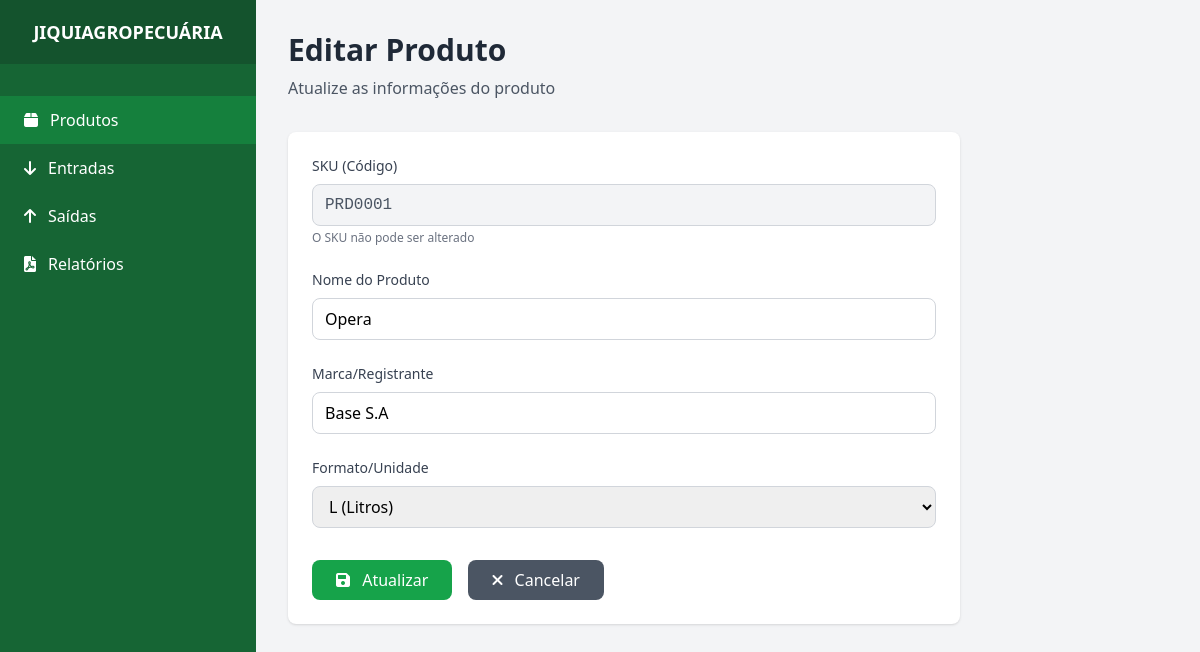
The page /produtos/1/editar on the database its author committed.
### models.py (models this page shows, shortened)
class Produto(db.Model):
    id = db.Column(db.Integer, primary_key=True)
    sku = db.Column(db.String(20), unique=True, nullable=False)
    nome = db.Column(db.String(100), nullable=False)
    marca = db.Column(db.String(100), nullable=False)
    formato = db.Column(db.String(20), nullable=False)  # L, mg, ml, etc
    created_at = db.Column(db.DateTime, default=datetime.utcnow)
    entradas = db.relationship('Entrada', backref='produto', lazy=True)
    saidas = db.relationship('Saida', backref='produto', lazy=True)

### app.py (the view, shortened to what this page needs)
@app.route('/produtos/<int:id>/editar', methods=['GET', 'POST'])
def editar_produto(id):
    produto = Produto.query.get_or_404(id)
    return render_template('produto_form.html', produto=produto)

### templates/produto_form.html (shortened to what this page needs)
{% extends "base.html" %}
{% block content %}
<div class="mb-8">
    <h2 class="text-3xl font-bold text-gray-800 mb-2">
        {% if produto %}Editar Produto{% else %}Novo Produto{% endif %}
    </h2>
    <p class="text-gray-600">{% if produto %}Atualize as informações do produto{% else %}Cadastre um novo produto{% endif %}</p>
</div>
<div class="max-w-2xl">
    <div class="bg-white rounded-lg shadow p-6">
        <form method="POST">
            <div class="grid grid-cols-1 gap-6">
                {% if produto %}
                <div>
                    <label class="block text-sm font-medium text-gray-700 mb-2">SKU (Código)</label>
                    <input type="text" value="{{ produto.sku }}" readonly
                           class="w-full px-3 py-2 border border-gray-300 rounded-lg bg-gray-100 text-gray-600 font-mono"
                           placeholder="Será gerado automaticamente">
                    <p class="text-xs text-gray-500 mt-1">O SKU não pode ser alterado</p>
                </div>
                {% endif %}
                <div>
                    <label for="nome" class="block text-sm font-medium text-gray-700 mb-2">Nome do Produto</label>
                    <input type="text" id="nome" name="nome" required
                           value="{{ produto.nome if produto else '' }}"
                           class="w-full px-3 py-2 border border-gray-300 rounded-lg focus:outline-none focus:ring-2 focus:ring-green-500"
                           placeholder="Ex: Ração para Gado">
                </div>
                <div>
                    <label for="marca" class="block text-sm font-medium text-gray-700 mb-2">Marca/Registrante</label>
                    <input type="text" id="marca" name="marca" required
                           value="{{ produto.marca if produto else '' }}"
                           class="w-full px-3 py-2 border border-gray-300 rounded-lg focus:outline-none focus:ring-2 focus:ring-green-500"
                           placeholder="Ex: Purina">
                </div>
                <div>
                    <label for="formato" class="block text-sm font-medium text-gray-700 mb-2">Formato/Unidade</label>
                    <select id="formato" name="formato" required
                            class="w-full px-3 py-2 border border-gray-300 rounded-lg focus:outline-none focus:ring-2 focus:ring-green-500">
                        <option value="L" {% if produto and produto.formato == 'L' %}selected{% endif %}>L (Litros)</option>
                    </select>
                </div>
            </div>
            <div class="flex gap-4 mt-8">
                <button type="submit"
                        class="bg-green-600 hover:bg-green-700 text-white px-6 py-2 rounded-lg transition duration-200">
                    <i class="fas fa-save mr-2"></i>
                    {% if produto %}Atualizar{% else %}Cadastrar{% endif %}
                </button>
                <a href="{{ url_for('produtos') }}"
                   class="bg-gray-600 hover:bg-gray-700 text-white px-6 py-2 rounded-lg transition duration-200">
                    <i class="fas fa-times mr-2"></i>
                    Cancelar
                </a>
            </div>
        </form>
    </div>
</div>
{% endblock %}

### rows shown on the page
Produto: sku "PRD0001", nome "Opera", marca "Base S.A", formato "L (Litros)"
